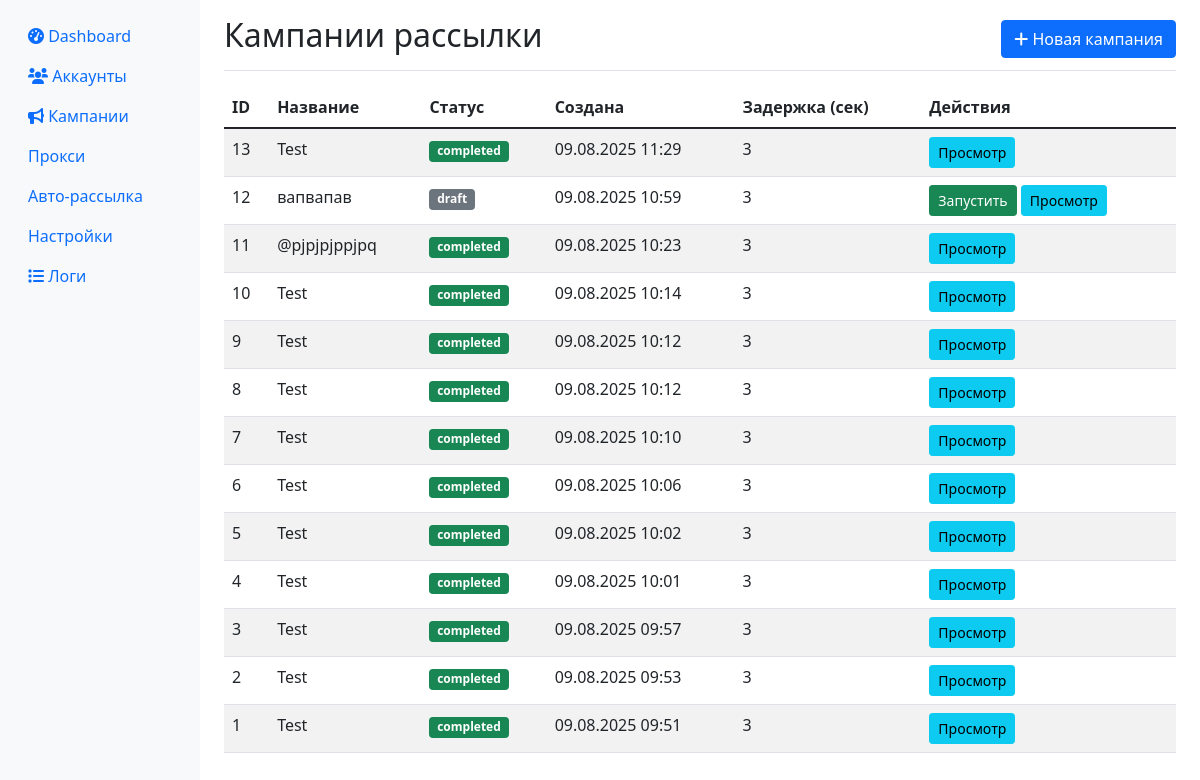
Page /campaigns on the committed database.
### app/database.py (models this page shows)
class Campaign(Base):
    __tablename__ = "campaigns"
    id = Column(Integer, primary_key=True, index=True)
    name = Column(String)
    status = Column(String, default="draft")  # draft, running, paused, completed
    created_at = Column(DateTime, default=datetime.utcnow)
    channel_message = Column(Text)
    group_message = Column(Text)
    private_message = Column(Text)
    delay_seconds = Column(Integer, default=3)
    start_time = Column(DateTime, nullable=True)
    channels_list = Column(Text)  # JSON список каналов
    groups_list = Column(Text)    # JSON список групп
    private_list = Column(Text)   # JSON список приватных чатов
    attachment_path = Column(String, nullable=True)

### app/web.py (the view)
@app.get("/campaigns", response_class=HTMLResponse)
async def campaigns_page(request: Request, db: Session = Depends(get_db)):
    campaigns = db.query(Campaign).order_by(Campaign.created_at.desc()).all()
    return templates.TemplateResponse("campaigns.html", {
        "request": request,
        "campaigns": campaigns
    })

### templates/campaigns.html (shortened to what this page needs)
{% extends "base.html" %}
{% block content %}
<div class="d-flex justify-content-between flex-wrap flex-md-nowrap align-items-center pt-3 pb-2 mb-3 border-bottom">
    <h1 class="h2">Кампании рассылки</h1>
    <a href="/campaigns/new" class="btn btn-primary">
        <i class="fas fa-plus"></i> Новая кампания
    </a>
</div>
<div class="table-responsive">
    <table class="table table-striped">
        <thead>
            <tr>
                <th>ID</th>
                <th>Название</th>
                <th>Статус</th>
                <th>Создана</th>
                <th>Задержка (сек)</th>
                <th>Действия</th>
            </tr>
        </thead>
        <tbody>
            {% for campaign in campaigns %}
            <tr>
                <td>{{ campaign.id }}</td>
                <td>{{ campaign.name }}</td>
                <td>
                    <span class="badge bg-{% if campaign.status == 'running' %}primary{% elif campaign.status == 'completed' %}success{% elif campaign.status == 'paused' %}warning{% else %}secondary{% endif %}">
                        {{ campaign.status }}
                    </span>
                </td>
                <td>{{ campaign.created_at.strftime('%d.%m.%Y %H:%M') }}</td>
                <td>{{ campaign.delay_seconds }}</td>
                <td>
                    {% if campaign.status == 'draft' or campaign.status == 'paused' %}
                    <button class="btn btn-sm btn-success" onclick="startCampaign({{ campaign.id }})">
                        Запустить
                    </button>
                    {% elif campaign.status == 'running' %}
                    <button class="btn btn-sm btn-warning" onclick="stopCampaign({{ campaign.id }})">
                        Остановить
                    </button>
                    {% endif %}
                    <button class="btn btn-sm btn-info" onclick="viewCampaign({{ campaign.id }})">
                        Просмотр
                    </button>
                </td>
            </tr>
            {% endfor %}
        </tbody>
    </table>
</div>
{% endblock %}

### rows in the picture
Campaign: id "13", name "Test", status "completed", created_at "09.08.2025 11:29", delay_seconds "3"
Campaign: id "12", name "вапвапав", status "draft", created_at "09.08.2025 10:59", delay_seconds "3"
Campaign: id "11", name "@pjpjpjppjpq", status "completed", created_at "09.08.2025 10:23", delay_seconds "3"
Campaign: id "10", name "Test", status "completed", created_at "09.08.2025 10:14", delay_seconds "3"
Campaign: id "9", name "Test", status "completed", created_at "09.08.2025 10:12", delay_seconds "3"
Campaign: id "8", name "Test", status "completed", created_at "09.08.2025 10:12", delay_seconds "3"
Campaign: id "7", name "Test", status "completed", created_at "09.08.2025 10:10", delay_seconds "3"
Campaign: id "6", name "Test", status "completed", created_at "09.08.2025 10:06", delay_seconds "3"
Campaign: id "5", name "Test", status "completed", created_at "09.08.2025 10:02", delay_seconds "3"
Campaign: id "4", name "Test", status "completed", created_at "09.08.2025 10:01", delay_seconds "3"
Campaign: id "3", name "Test", status "completed", created_at "09.08.2025 09:57", delay_seconds "3"
Campaign: id "2", name "Test", status "completed", created_at "09.08.2025 09:53", delay_seconds "3"
Campaign: id "1", name "Test", status "completed", created_at "09.08.2025 09:51", delay_seconds "3"
